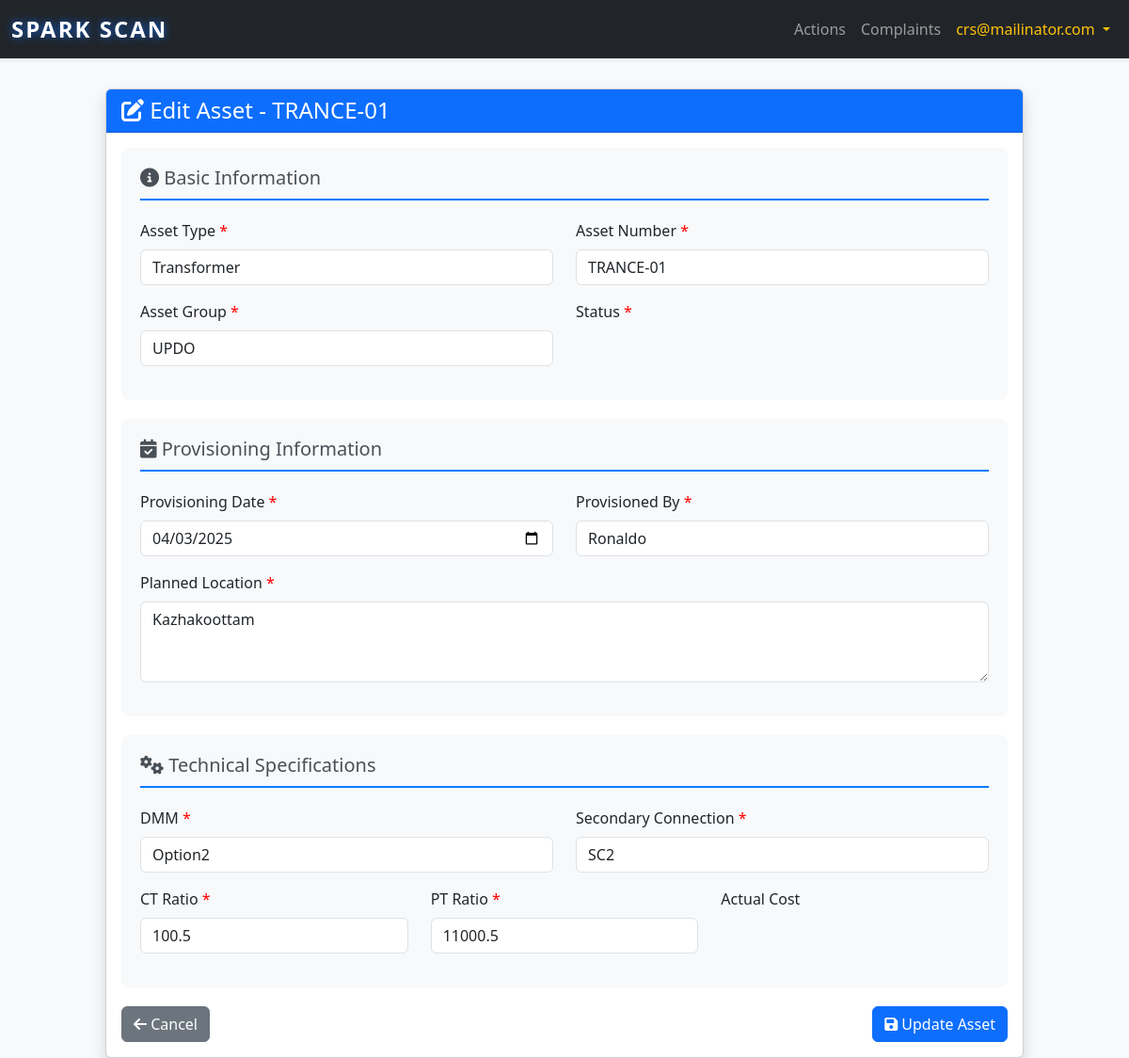
The page /asset/edit/2/ (signed in) on the database its author committed.
### authentication/models.py (models this page shows, shortened)
class Profile(AbstractUser):
    role = models.CharField(max_length=15, choices=RoleChoice.choices)
    phone_num = models.CharField(max_length=15, unique=True)
    class Meta:
        verbose_name = "Profile"
        verbose_name_plural = "Profile"

### asset/models.py (models this page shows, shortened)
class Asset(models.Model):
    asset_type = models.CharField(max_length=20, choices=ASSET_TYPE_CHOICES)
    asset_number = models.CharField(max_length=50, unique=True)
    asset_group = models.CharField(max_length=10, choices=ASSET_GROUP_CHOICES)
    status = models.CharField(max_length=20, choices=STATUS_CHOICES, default='PROVISIONED')
    provisioning_date = models.DateField()
    provisioned_by = models.CharField(max_length=100)
    planned_location = models.TextField(help_text="Planned installation location description")
    commissioning_date = models.DateField(null=True, blank=True)
    commissioned_by = models.CharField(max_length=100, null=True, blank=True)
    actual_location = models.TextField(null=True, blank=True, help_text="Actual installed location")
    latitude = models.DecimalField(max_digits=9, decimal_places=6, null=True, blank=True)
    longitude = models.DecimalField(max_digits=9, decimal_places=6, null=True, blank=True)
    dmm = models.CharField(max_length=20, choices=DMM_CHOICES)
    secondary_connection = models.CharField(max_length=20, choices=SECONDARY_CONNECTION_CHOICES)
    ct_ratio = models.CharField(max_length=20)
    pt_ratio = models.CharField(max_length=20)
    actual_cost = models.DecimalField(max_digits=10, decimal_places=2, null=True, blank=True)
    qr_code = models.ImageField(upload_to='qr_codes/', null=True, blank=True)
    created_at = models.DateTimeField(auto_now_add=True)
    updated_at = models.DateTimeField(auto_now=True)
    class Meta:
        ordering = ['-created_at']

### asset/views.py (the view, shortened to what this page needs)
# urls.py: path('edit/<int:asset_id>/', views.EditAssetView.as_view(), name='edit_asset'),
@method_decorator(permission_roles(roles=['Officer']), name='dispatch')
class EditAssetView(View):
    template_name = 'asset/edit_asset.html'
    form_class = ProvisioningForm
    def get(self, request, asset_id):
        asset = get_object_or_404(Asset, id=asset_id)
        form = self.form_class(instance=asset)
        context = {
            'form': form,
            'asset': asset,
            'page_title': f'Edit Asset - {asset.asset_number}'
        }
        return render(request, self.template_name, context)

### authentication/permissions.py (called while the page is built)
def permission_roles(roles):
    def decorator(fn):
        def wrapper(request, *args, **kwargs):
            if request.user and request.user.is_authenticated and request.user.role in roles:
                return fn(request, *args, **kwargs)
            return redirect('authentication:login')
        return wrapper
    return decorator

### templates/asset/edit_asset.html (shortened to what this page needs)
<!DOCTYPE html>
<html lang="en">
<head>
    <link href="https://cdn.jsdelivr.net/npm/bootstrap@5.3.0/dist/css/bootstrap.min.css" rel="stylesheet">
    <link rel="stylesheet" href="https://cdnjs.cloudflare.com/ajax/libs/font-awesome/6.4.0/css/all.min.css">
</head>
<body>
    <nav class="navbar navbar-expand-lg navbar-dark bg-dark shadow-sm fixed-top">
        <div class="container-fluid">
            <a class="navbar-brand fw-bold glowy-logo" href="{% url 'dashboard:leaflet-map' %}">
                SPARK SCAN
            </a>
            <div class="collapse navbar-collapse justify-content-end" id="navbarMain">
                <ul class="navbar-nav ms-auto action-buttons-right">
                    <li class="nav-item">
                        <a href="{% url 'asset:asset_list' %}" class="nav-link action-btn">Actions</a>
                    </li>
                    <li class="nav-item">
                        <a href="#" class="nav-link action-btn">Complaints</a>
                    </li>
                    <li class="nav-item dropdown">
                        {% if user.is_authenticated %}
                            <a class="nav-link dropdown-toggle username" href="#" id="userDropdown"
                               role="button" data-bs-toggle="dropdown" aria-expanded="false">
                                {{ user.username }}
                            </a>
                        {% else %}
                            <a class="nav-link action-btn" href="{% url 'authentication:login' %}">Login</a>
                        {% endif %}
                    </li>
                </ul>
            </div>
        </div>
    </nav>
    <div class="container-fluid mt-4">
        <div class="row justify-content-center">
            <div class="col-lg-10">
                <div class="card shadow">
                    <div class="card-header bg-primary text-white">
                        <h4 class="mb-0">
                            <i class="fas fa-edit"></i> Edit Asset - {{ asset.asset_number }}
                        </h4>
                    </div>
                    <div class="card-body">
                        <form method="post" enctype="multipart/form-data">
                            <div class="form-section">
                                <h5><i class="fas fa-info-circle"></i> Basic Information</h5>
                                <div class="row">
                                    <div class="col-md-6 mb-3">
                                        <label for="{{ form.asset_type.id_for_label }}" class="form-label required-field">
                                            Asset Type
                                        </label>
                                        {{ form.asset_type }}
                                    </div>
                                    <div class="col-md-6 mb-3">
                                        <label for="{{ form.asset_number.id_for_label }}" class="form-label required-field">
                                            Asset Number
                                        </label>
                                        {{ form.asset_number }}
                                    </div>
                                </div>
                                <div class="row">
                                    <div class="col-md-6 mb-3">
                                        <label for="{{ form.asset_group.id_for_label }}" class="form-label required-field">
                                            Asset Group
                                        </label>
                                        {{ form.asset_group }}
                                    </div>
                                    <div class="col-md-6 mb-3">
                                        <label for="{{ form.status.id_for_label }}" class="form-label required-field">
                                            Status
                                        </label>
                                    </div>
                                </div>
                            </div>
                            <div class="form-section">
                                <h5><i class="fas fa-calendar-check"></i> Provisioning Information</h5>
                                <div class="row">
                                    <div class="col-md-6 mb-3">
                                        <label for="{{ form.provisioning_date.id_for_label }}" class="form-label required-field">
                                            Provisioning Date
                                        </label>
                                        {{ form.provisioning_date }}
                                    </div>
                                    <div class="col-md-6 mb-3">
                                        <label for="{{ form.provisioned_by.id_for_label }}" class="form-label required-field">
                                            Provisioned By
                                        </label>
                                        {{ form.provisioned_by }}
                                    </div>
                                </div>
                                <div class="mb-3">
                                    <label for="{{ form.planned_location.id_for_label }}" class="form-label required-field">
                                        Planned Location
                                    </label>
                                    {{ form.planned_location }}
                                </div>
                            </div>
                            <div class="form-section">
                                <h5><i class="fas fa-cogs"></i> Technical Specifications</h5>
                                <div class="row">
                                    <div class="col-md-6 mb-3">
                                        <label for="{{ form.dmm.id_for_label }}" class="form-label required-field">
                                            DMM
                                        </label>
                                        {{ form.dmm }}
                                    </div>
                                    <div class="col-md-6 mb-3">
                                        <label for="{{ form.secondary_connection.id_for_label }}" class="form-label required-field">
                                            Secondary Connection
                                        </label>
                                        {{ form.secondary_connection }}
                                    </div>
                                </div>
                                <div class="row">
                                    <div class="col-md-4 mb-3">
                                        <label for="{{ form.ct_ratio.id_for_label }}" class="form-label required-field">
                                            CT Ratio
                                        </label>
                                        {{ form.ct_ratio }}
                                    </div>
                                    <div class="col-md-4 mb-3">
                                        <label for="{{ form.pt_ratio.id_for_label }}" class="form-label required-field">
                                            PT Ratio
                                        </label>
                                        {{ form.pt_ratio }}
                                    </div>
                                    <div class="col-md-4 mb-3">
                                        <label for="{{ form.actual_cost.id_for_label }}" class="form-label">
                                            Actual Cost
                                        </label>
                                    </div>
                                </div>
                            </div>
                            <div class="d-flex justify-content-between">
                                <a href="{% url 'asset:asset_list' %}" class="btn btn-secondary">
                                    <i class="fas fa-arrow-left"></i> Cancel
                                </a>
                                <button type="submit" class="btn btn-primary">
                                    <i class="fas fa-save"></i> Update Asset
                                </button>
                            </div>
                        </form>
                    </div>
                </div>
            </div>
        </div>
    </div>
</body>
</html>

### templates/asset/edit_asset.html (style rules this page uses)
body { padding-top: 70px; background-color: #f8f9fa; }
.glowy-logo { text-shadow: 0 0 10px rgba(13, 110, 253, 0.8); font-size: 1.5rem; letter-spacing: 2px; }
.username { color: #ffc107 !important; font-weight: 500; }
.form-section { background: #f8f9fa; padding: 20px; border-radius: 8px; margin-bottom: 20px; }
.form-section h5 { color: #495057; border-bottom: 2px solid #007bff; padding-bottom: 10px; margin-bottom: 20px; }
.required-field::after { content: " *"; color: red; }

### rows shown on the page
Profile: username "crs@mailinator.com"
Asset: asset_number "TRANCE-01", asset_type "Transformer", asset_group "UPDO", provisioning_date "04/03/2025", provisioned_by "Ronaldo", planned_location "Kazhakoottam", dmm "Option2", secondary_connection "SC2", ct_ratio "100.5", pt_ratio "11000.5"
